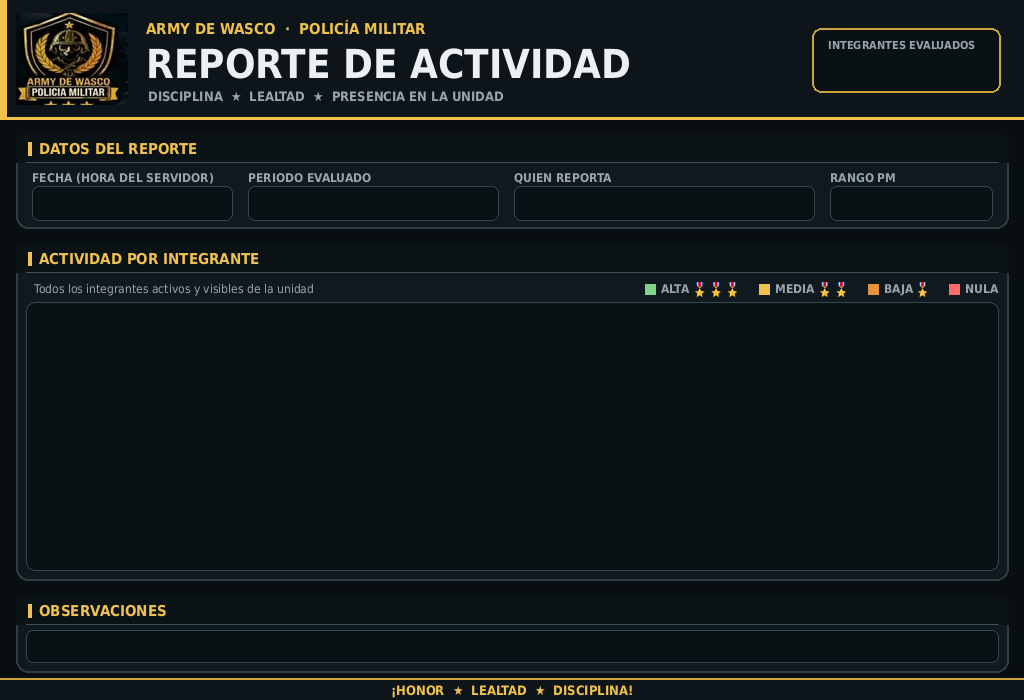

The script that saved this image:
from PIL import Image, ImageDraw, ImageFont
W,H = 1024, 700
ORO=(240,194,77); ORO2=(201,164,58); TXT=(236,240,242); MUT=(150,165,172)
FONDO=(9,14,17); PANEL=(16,25,30); CAJA=(11,18,22); LINEA=(45,62,70)
FB='/usr/share/fonts/truetype/dejavu/DejaVuSansCondensed-Bold.ttf'
FR='/usr/share/fonts/truetype/dejavu/DejaVuSansCondensed.ttf'
f=lambda n,b=True: ImageFont.truetype(FB if b else FR, n)

base=Image.new('RGB',(W,H),FONDO); d=ImageDraw.Draw(base,'RGBA')

# --- escudo real de la PM, recortado del formato de bajas ---
src=Image.open('/home/claude/army-wasco/reportes/bajas/plantilla.png').convert('RGB')
badge=src.crop((8,4,146,118)).resize((112,92), Image.LANCZOS)

BANDA=118
d.rectangle([0,0,W,BANDA], fill=(13,21,26))
for i in range(BANDA):                       # degradado sutil hacia la derecha
    pass
d.rectangle([0,0,6,BANDA], fill=ORO)
base.paste(badge,(16,13))
d.text((146,20),'ARMY DE WASCO  ·  POLICÍA MILITAR', font=f(15), fill=ORO)
d.text((146,40),'REPORTE DE ACTIVIDAD', font=f(40), fill=TXT)
d.text((148,88),'DISCIPLINA  ★  LEALTAD  ★  PRESENCIA EN LA UNIDAD', font=f(13), fill=MUT)
d.rounded_rectangle([812,28,1000,92],9,fill=(10,17,21),outline=ORO2,width=2)
d.text((828,38),'INTEGRANTES EVALUADOS', font=f(11), fill=MUT)
d.line([(0,BANDA),(W,BANDA)], fill=ORO, width=3)

def panel(x,y,w,h,titulo):
    d.rounded_rectangle([x,y,x+w,y+h],12,fill=PANEL,outline=LINEA,width=2)
    d.rounded_rectangle([x,y,x+w,y+30],10,fill=CAJA); d.rectangle([x,y+20,x+w,y+30],fill=CAJA)
    d.line([(x+10,y+30),(x+w-10,y+30)],fill=(60,80,90),width=1)
    d.rectangle([x+12,y+10,x+15,y+23],fill=ORO)
    d.text((x+23,y+8),titulo,font=f(15),fill=ORO)

def etiqueta(x,y,t,w,h=34):
    d.text((x,y-16),t,font=f(12),fill=MUT)
    d.rounded_rectangle([x,y,x+w,y+h],7,fill=(10,17,21),outline=(52,70,79),width=1)

# ---- Datos del reporte ----
panel(16,132,992,96,'DATOS DEL REPORTE')
etiqueta(32,186,'FECHA (HORA DEL SERVIDOR)',200)
etiqueta(248,186,'PERIODO EVALUADO',250)
etiqueta(514,186,'QUIEN REPORTA',300)
etiqueta(830,186,'RANGO PM',162)

# ---- Actividad por integrante ----
panel(16,242,992,338,'ACTIVIDAD POR INTEGRANTE')
FEMO=ImageFont.truetype('/usr/share/fonts/truetype/noto/NotoColorEmoji.ttf',109)
def medallas(n, alto=15):
    if n<=0: return None
    tmp=Image.new('RGBA',(150*n+80,150),(0,0,0,0)); ImageDraw.Draw(tmp).text((10,0),'🎖️'*n,font=FEMO,embedded_color=True)
    bb=tmp.getbbox(); rec=tmp.crop(bb)
    return rec.resize((max(1,round(rec.width*alto/rec.height)), alto), Image.LANCZOS)

LEY=[('ALTA',(127,211,138),3),('MEDIA',(240,194,77),2),('BAJA',(232,146,61),1),('NULA',(255,107,107),0)]
piezas=[]
for nom,col,n in LEY:
    med=medallas(n)
    piezas.append((nom,col,med, 10+6+int(d.textlength(nom,font=f(12)))+(6+med.width if med else 0)))
lx=998-sum(w for _,_,_,w in piezas)-22*(len(piezas)-1)
for nom,col,med,w in piezas:
    d.rectangle([lx,284,lx+10,294],fill=col)
    d.text((lx+16,281),nom,font=f(12),fill=MUT)
    x2=lx+16+int(d.textlength(nom,font=f(12)))+6
    if med: base.paste(med,(x2,282),med)
    lx+=w+22
d.text((34,281),'Todos los integrantes activos y visibles de la unidad',font=f(12,False),fill=MUT)
d.rounded_rectangle([26,302,998,570],9,fill=(10,17,21),outline=(52,70,79),width=1)

# ---- Observaciones ----
panel(16,594,992,78,'OBSERVACIONES')
d.rounded_rectangle([26,630,998,662],7,fill=(10,17,21),outline=(52,70,79),width=1)

# ---- Pie ----
d.rectangle([0,H-22,W,H],fill=(13,21,26)); d.line([(0,H-22),(W,H-22)],fill=ORO2,width=2)
t='¡HONOR  ★  LEALTAD  ★  DISCIPLINA!'
d.text(((W-d.textlength(t,font=f(13)))/2,H-18),t,font=f(13),fill=ORO)

base.save('/home/claude/army-wasco/reportes/actividad/plantilla.png')
print('ok',base.size)
